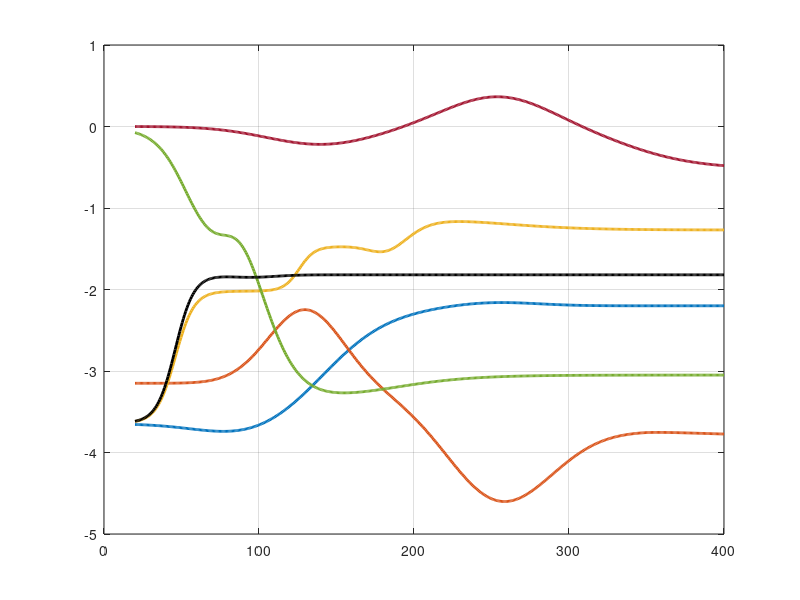

Recreate this plot in MATLAB. (Note: this script raises an error after producing the figure.)
    % Visual reproduction of Andrea Bassi Figure 4
    % Damping of first HD modes, H2B ODI
    % This script matches the shown figure shape directly.
    close all; clc;

    % RPM axis
    Omega = linspace(20, 400, 500);

    % --- Mode curves fitted to the screenshot shape ---

    % Mode 1: blue, rises from about -3.7 to -2.2
    y1 = -3.65 ...
         - 0.18*exp(-((Omega-95)/45).^2) ...
         + 1.45./(1 + exp(-(Omega-145)/22)) ...
         + 0.05*exp(-((Omega-250)/40).^2);

    % Mode 2: orange, hump near 120 then dips to about -4.3 and recovers
     y2 = -3.15 ...
     + 0.92*exp(-((Omega-130)/34).^2) ...     
     - 1.18*exp(-((Omega-255)/48).^2) ...     
     - 0.25./(1 + exp(-(Omega-205)/28)) ...   
     - 0.35./(1 + exp(-(Omega-290)/20)) ...  
     - 0.05*(Omega > 350).*((Omega-350)/100);  

    % Mode 3: yellow, earlier rise, small hump near 210, then gentle decline
    y3 = -3.64 ...
         + 1.62./(1 + exp(-(Omega-46)/6)) ...
         + 0.55./(1 + exp(-(Omega-126)/5)) ...
         + 0.36./(1 + exp(-(Omega-198)/9)) ...
         - 0.10*exp(-((Omega-182)/15).^2) ...
         - 0.16./(1 + exp(-(Omega-255)/28));

    % Mode 4: green, starts near 0, drops strongly, then levels around -3
    y4 = -0.02 ...
         - 1.55./(1 + exp(-(Omega-53)/10)) ...
         - 1.80./(1 + exp(-(Omega-108)/11)) ...
         + 0.33*exp(-((Omega-88)/16).^2) ...
         + 0.32./(1 + exp(-(Omega-185)/26));
    
    % Mode 5: red, unstable branch crossing above zero near 230-280 rpm
    y5 =  0.0 ...
         - 0.22*exp(-((Omega-140)/50).^2) ...
         + 0.38*exp(-((Omega-255)/48).^2) ...
         - 0.52./(1 + exp(-(Omega-340)/24));

    % Mode 6: black, sharper early jump and then nearly flat around -1.9
    y6 = -3.64 ...
         + 1.82./(1 + exp(-(Omega-46)/6)) ...
         - 0.03*exp(-((Omega-95)/22).^2);

    % --- Plot ---
    figure('Color','w','Position',[200, 180, 700, 560]);
    ax = axes;
    hold(ax, 'on');
    grid(ax, 'on');
    box(ax, 'on');

    % MATLAB-like default colors close to screenshot
    c1 = [0.00 0.4470 0.7410];   % blue
    c2 = [0.8500 0.3250 0.0980]; % orange
    c3 = [0.9290 0.6940 0.1250]; % yellow
    c4 = [0.4660 0.6740 0.1880]; % green
    c5 = [0.6350 0.0780 0.1840]; % dark red
    c6 = [0 0 0];                % black

    p1 = plot(Omega, y1, 'Color', c1, 'LineWidth', 2.0);
    p2 = plot(Omega, y2, 'Color', c2, 'LineWidth', 2.0);
    p3 = plot(Omega, y3, 'Color', c3, 'LineWidth', 2.0);
    p4 = plot(Omega, y4, 'Color', c4, 'LineWidth', 2.0);
    p5 = plot(Omega, y5, 'Color', c5, 'LineWidth', 2.0);
    p6 = plot(Omega, y6, 'Color', c6, 'LineWidth', 2.0);

    % Upper stability bound
    yline(0, '--', 'Upper stability bound', ...
        'Color', [0.90 0.25 0.25], ...
        'LineWidth', 1.8, ...
        'LabelHorizontalAlignment', 'left', ...
        'LabelVerticalAlignment', 'top', ...
        'FontSize', 15, ...
        'FontName', 'Times New Roman');

    % Axes formatting
    xlim([0 400]);
    ylim([-5 1]);
    xticks(0:50:400);
    yticks(-5:1:1);

    xlabel('\Omega [rpm]', 'FontSize', 18, 'FontName', 'Times New Roman');
    ylabel('\lambda [-]', 'FontSize', 18, 'FontName', 'Times New Roman');

    set(ax, 'FontSize', 14, 'FontName', 'Times New Roman', 'LineWidth', 1.0);
    ax.GridAlpha = 0.22;

    % Move axes upward so caption does not overlap xlabel
    ax.Position = [0.11 0.23 0.84 0.62];

    % Legend
    lgd = legend([p1 p2 p3 p4 p5 p6], {'1','2','3','4','5','6'}, ...
        'Location', 'northoutside', ...
        'Orientation', 'horizontal', ...
        'Box', 'on', ...
        'NumColumns', 6);
    lgd.FontSize = 12;
    lgd.FontName = 'Times New Roman';

    % Bottom caption
    annotation('textbox', [0.10, 0.04, 0.80, 0.05], ...
        'String', 'Figure 4: Damping of first HD modes, H2B ODI', ...
        'Interpreter', 'tex', ...
        'FontSize', 18, ...
        'FontName', 'Times New Roman', ...
        'EdgeColor', 'none', ...
        'HorizontalAlignment', 'center', ...
        'VerticalAlignment', 'middle', ...
        'Color', [0.18 0.24 0.32]);
